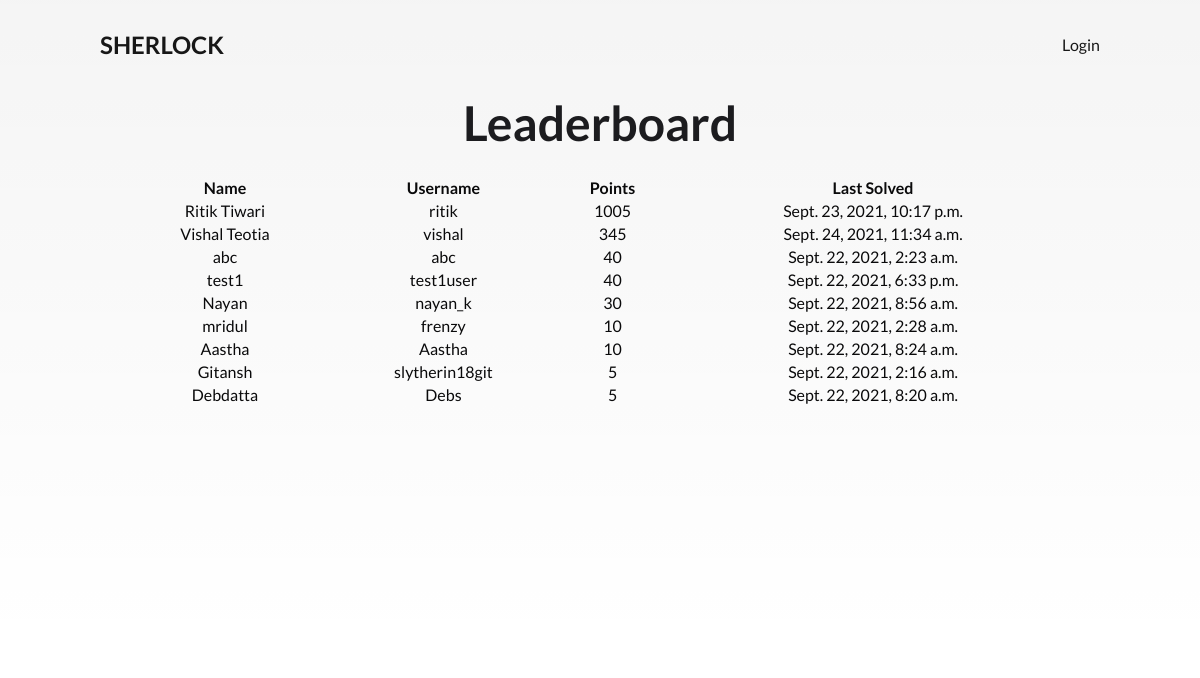
The page /leaderboard/ on the database as committed earlier.
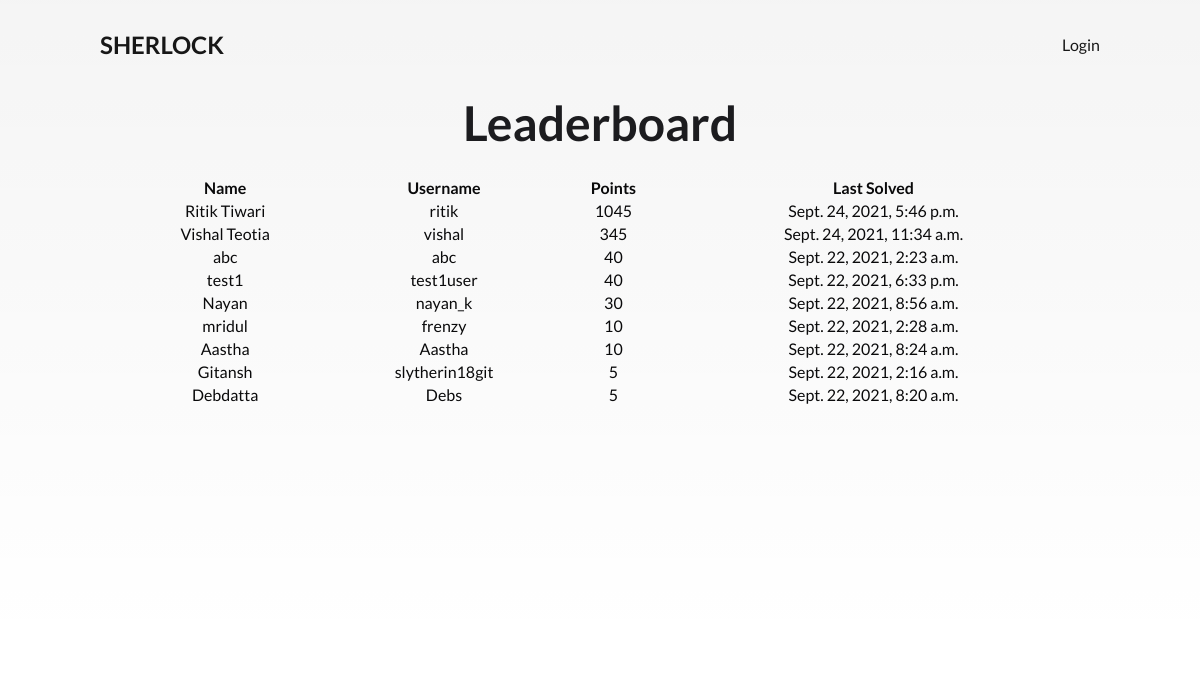
The same page on the database as committed later.
### quiz/models.py (models this page shows, shortened)
class stud(models.Model):
	name = models.CharField(max_length=32)
	username = models.CharField(max_length=32)
	points = models.PositiveIntegerField(default=0)
	lql = models.PositiveIntegerField(default=1)
	time = models.DateTimeField(default=timezone.now)

### quiz/views.py (the view)
# urls.py: path('leaderboard/', quiz_view.leaderboard, name='leaderboard'),
def leaderboard(request):
	stud_list = stud.objects.all().order_by('-points')
	return render(request, 'quiz/leaderboard.html', {'list': stud_list})

### quiz/templates/quiz/leaderboard.html (shortened to what this page needs)
{% extends 'quest/base.html' %} {% load crispy_forms_tags %}  {% block content %}
<div class="cover1 centered">
  <h1>Leaderboard</h1>
  <table class="w3-table w3-striped w3-border w3-center-align" width="80%">
    <tr class="w3-center w3-blue">
      <th>Name</th>
      <th>Username</th>
      <th>Points</th>
      <th>Last Solved</th>
    </tr>
    {% for user in list%}
    <tr>
      <td>{{ user.name }}</td>
      <td>{{ user.username }}</td>
      <td>{{user.points}}</td>
      <td>{{user.time}}</td>
    </tr>
    {% endfor %}
  </table>
</div>
{% endblock %}

### quest/templates/quest/base.html (shortened to what this page needs)
{% load static %}
<!DOCTYPE html>
<html style="font-size: 16px">
  <head>
  </head>
  <body class="u-body">
    <div class="container">
      <header>
        <h2><a href="{% url 'home' %}"> SHERLOCK</a></h2>
        <nav>
          <ul>
            {% if user.is_authenticated %}
            <li>
              <a href="{% url 'map' %}" title="Play"> Play</a>
            </li>
            <li>
              <a href="{% url 'logout' %}" title="Tours">Logout</a>
            </li>
            {% else %}
            <li>
              <a href="{% url 'login' %}" title="Tours">Login</a>
            </li>
            {% endif %}
          </ul>
        </nav>
      </header>
    </div>
    {% block content %} {% endblock %}
  </body>
</html>

### quest/templates/quest/base.html (style rules this page uses)
*, *:before, *:after { -webkit-box-sizing: inherit; -moz-box-sizing: inherit; box-sizing: inherit; }
html { -webkit-box-sizing: border-box; -moz-box-sizing: border-box; box-sizing: border-box; }
body { font-family: "Lato", sans-serif; margin: 0; -webkit-background-size: cover; -moz-background-size: cover; background-size: cover; color: #0a0a0b; }
ul, nav { list-style: none; padding: 0; }
a { color: rgb(0, 0, 0); text-decoration: none; cursor: pointer; opacity: 0.9; }
h1 { font-size: 3rem; font-weight: 700; color: rgb(28, 28, 31); margin: 0 0 1.5rem; }
header { position: absolute; top: 0; left: 0; z-index: 10; width: 100%; display: flex; justify-content: space-between; align-items: center; color: rgb(0, 0, 0); padding: 10px 100px 0; }
header nav ul { display: flex; }
header nav li { margin: 0 15px; }
header nav li:first-child { margin-left: 0; }
header nav li:last-child { margin-right: 0; }

### quiz/templates/quiz/leaderboard.html (style rules this page uses)
.centered { text-align: center; }
.cover1 { height: 100vh; width: 100%; background: -webkit-gradient( linear, left top, left bottom, from(rgba(0, 0, 0, 0.05)), to(rgba(0, 0, 0, 0)) ); background: -webkit-linear-gradient( top, rgba(0, 0, 0, 0.05) 0%, rgba(0, 0, 0, 0) 100% ); background: linear-gradient( to bottom, rgba(0, 0, 0, 0.05) 0%, rgba(0, 0, 0, 0) 100% ); margin-top: -150px; display: -webkit-box; display: flex; -webkit-box-orient: vertical; -webkit-box-direction: normal; flex-direction: column; -webkit-box-pack: center; justify-content: center; -webkit-box-align: center; align-items: center; }

Rows that differ between the two databases and show on the page:
changed stud "Ritik Tiwari": points "1005" → "1045"; time "Sept. 23, 2021, 10:17 p.m." → "Sept. 24, 2021, 5:46 p.m."
